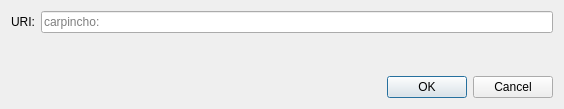
<?xml version="1.0" encoding="UTF-8"?>
<ui version="4.0">
 <class>OpenURIDialog</class>
 <widget class="QDialog" name="OpenURIDialog">
  <property name="geometry">
   <rect>
    <x>0</x>
    <y>0</y>
    <width>564</width>
    <height>109</height>
   </rect>
  </property>
  <property name="windowTitle">
   <string>Open carpincho URI</string>
  </property>
  <layout class="QVBoxLayout" name="verticalLayout">
   <item>
    <layout class="QHBoxLayout" name="horizontalLayout">
     <item>
      <widget class="QLabel" name="label">
       <property name="text">
        <string>URI:</string>
       </property>
      </widget>
     </item>
     <item>
      <widget class="QValidatedLineEdit" name="uriEdit">
       <property name="placeholderText">
        <string notr="true">carpincho:</string>
       </property>
      </widget>
     </item>
    </layout>
   </item>
   <item>
    <spacer name="verticalSpacer">
     <property name="orientation">
      <enum>Qt::Vertical</enum>
     </property>
     <property name="sizeHint" stdset="0">
      <size>
       <width>20</width>
       <height>40</height>
      </size>
     </property>
    </spacer>
   </item>
   <item>
    <widget class="QDialogButtonBox" name="buttonBox">
     <property name="orientation">
      <enum>Qt::Horizontal</enum>
     </property>
     <property name="standardButtons">
      <set>QDialogButtonBox::Cancel|QDialogButtonBox::Ok</set>
     </property>
    </widget>
   </item>
  </layout>
 </widget>
 <customwidgets>
  <customwidget>
   <class>QValidatedLineEdit</class>
   <extends>QLineEdit</extends>
   <header>qt/qvalidatedlineedit.h</header>
  </customwidget>
 </customwidgets>
 <resources/>
 <connections>
  <connection>
   <sender>buttonBox</sender>
   <signal>accepted()</signal>
   <receiver>OpenURIDialog</receiver>
   <slot>accept()</slot>
   <hints>
    <hint type="sourcelabel">
     <x>248</x>
     <y>254</y>
    </hint>
    <hint type="destinationlabel">
     <x>157</x>
     <y>274</y>
    </hint>
   </hints>
  </connection>
  <connection>
   <sender>buttonBox</sender>
   <signal>rejected()</signal>
   <receiver>OpenURIDialog</receiver>
   <slot>reject()</slot>
   <hints>
    <hint type="sourcelabel">
     <x>316</x>
     <y>260</y>
    </hint>
    <hint type="destinationlabel">
     <x>286</x>
     <y>274</y>
    </hint>
   </hints>
  </connection>
 </connections>
</ui>
